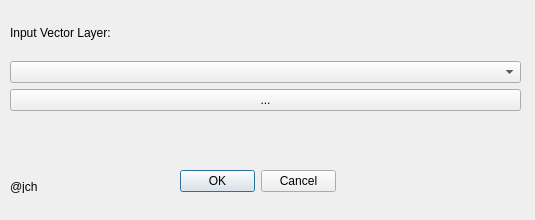
<?xml version="1.0" encoding="UTF-8"?>
<ui version="4.0">
 <class>SettingsDialogNew</class>
 <widget class="QDialog" name="SettingsDialogNew">
  <property name="geometry">
   <rect>
    <x>0</x>
    <y>0</y>
    <width>535</width>
    <height>220</height>
   </rect>
  </property>
  <property name="windowTitle">
   <string>SettingsDialog</string>
  </property>
  <property name="windowIcon">
   <iconset>
    <normaloff>:/plugins/raster_organiser/resources/icons/settings.svg</normaloff>:/plugins/raster_organiser/resources/icons/settings.svg</iconset>
  </property>
  <widget class="QWidget" name="verticalLayoutWidget">
   <property name="geometry">
    <rect>
     <x>10</x>
     <y>10</y>
     <width>511</width>
     <height>101</height>
    </rect>
   </property>
   <layout class="QVBoxLayout" name="verticalLayout">
    <item>
     <widget class="QLabel" name="input_lbl">
      <property name="text">
       <string>Input Vector Layer:</string>
      </property>
     </widget>
    </item>
    <item>
     <layout class="QHBoxLayout" name="horizontalLayout_2">
      <item>
       <widget class="QgsMapLayerComboBox" name="mlcb"/>
      </item>
     </layout>
    </item>
    <item>
     <widget class="QPushButton" name="file_selection_button">
      <property name="text">
       <string>...</string>
      </property>
     </widget>
    </item>
   </layout>
  </widget>
  <widget class="QDialogButtonBox" name="dialogBox">
   <property name="geometry">
    <rect>
     <x>180</x>
     <y>170</y>
     <width>156</width>
     <height>23</height>
    </rect>
   </property>
   <property name="standardButtons">
    <set>QDialogButtonBox::Cancel|QDialogButtonBox::Ok</set>
   </property>
  </widget>
  <widget class="QLabel" name="label">
   <property name="geometry">
    <rect>
     <x>10</x>
     <y>180</y>
     <width>47</width>
     <height>13</height>
    </rect>
   </property>
   <property name="text">
    <string>@jch</string>
   </property>
  </widget>
 </widget>
 <customwidgets>
  <customwidget>
   <class>QgsMapLayerComboBox</class>
   <extends>QComboBox</extends>
   <header>qgsmaplayercombobox.h</header>
  </customwidget>
 </customwidgets>
 <resources/>
 <connections>
  <connection>
   <sender>dialogBox</sender>
   <signal>accepted()</signal>
   <receiver>SettingsDialogNew</receiver>
   <slot>accept()</slot>
   <hints>
    <hint type="sourcelabel">
     <x>257</x>
     <y>191</y>
    </hint>
    <hint type="destinationlabel">
     <x>267</x>
     <y>109</y>
    </hint>
   </hints>
  </connection>
  <connection>
   <sender>dialogBox</sender>
   <signal>rejected()</signal>
   <receiver>SettingsDialogNew</receiver>
   <slot>reject()</slot>
   <hints>
    <hint type="sourcelabel">
     <x>257</x>
     <y>191</y>
    </hint>
    <hint type="destinationlabel">
     <x>267</x>
     <y>109</y>
    </hint>
   </hints>
  </connection>
 </connections>
</ui>
